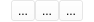
<?xml version="1.0" encoding="UTF-8"?>
<ui version="4.0">
 <class>PlayGameToolBar</class>
 <widget class="QWidget" name="PlayGameToolBar">
  <property name="geometry">
   <rect>
    <x>0</x>
    <y>0</y>
    <width>94</width>
    <height>22</height>
   </rect>
  </property>
  <property name="sizePolicy">
   <sizepolicy hsizetype="Preferred" vsizetype="Fixed">
    <horstretch>0</horstretch>
    <verstretch>0</verstretch>
   </sizepolicy>
  </property>
  <property name="windowTitle">
   <string>Form</string>
  </property>
  <property name="styleSheet">
   <string notr="true">background-color: rgba(255, 255, 255, 80);</string>
  </property>
  <layout class="QHBoxLayout" name="horizontalLayout">
   <property name="spacing">
    <number>0</number>
   </property>
   <property name="leftMargin">
    <number>0</number>
   </property>
   <property name="topMargin">
    <number>0</number>
   </property>
   <property name="rightMargin">
    <number>0</number>
   </property>
   <property name="bottomMargin">
    <number>0</number>
   </property>
   <item>
    <spacer name="horizontalSpacer">
     <property name="orientation">
      <enum>Qt::Horizontal</enum>
     </property>
     <property name="sizeHint" stdset="0">
      <size>
       <width>40</width>
       <height>20</height>
      </size>
     </property>
    </spacer>
   </item>
   <item>
    <widget class="QToolButton" name="toolButton">
     <property name="text">
      <string>...</string>
     </property>
     <property name="icon">
      <iconset>
       <normalon>:/icon/Icon/log/CheckError.png</normalon>
      </iconset>
     </property>
    </widget>
   </item>
   <item>
    <widget class="QToolButton" name="toolButton_2">
     <property name="text">
      <string>...</string>
     </property>
     <property name="icon">
      <iconset>
       <normalon>:/icon/Icon/log/CheckWarning.png</normalon>
      </iconset>
     </property>
    </widget>
   </item>
   <item>
    <widget class="QToolButton" name="toolButton_3">
     <property name="text">
      <string>...</string>
     </property>
     <property name="icon">
      <iconset>
       <normalon>:/icon/Icon/log/info.png</normalon>
      </iconset>
     </property>
    </widget>
   </item>
   <item>
    <spacer name="horizontalSpacer_2">
     <property name="orientation">
      <enum>Qt::Horizontal</enum>
     </property>
     <property name="sizeHint" stdset="0">
      <size>
       <width>40</width>
       <height>20</height>
      </size>
     </property>
    </spacer>
   </item>
  </layout>
 </widget>
 <resources>
  <include location="../../../../Resource/App.qrc"/>
 </resources>
 <connections/>
</ui>
